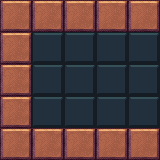

A 2D game scene composited from a Tiled map and its tileset images. What follows is a short description and the map's XML, with every tile layer's data as written:
An orthogonal 5x5 tile map with 32x32 px tiles, 2 tile layers (Tile Back, Tile Map), 2 tilesets.

<map version="1.9" tiledversion="1.9.2" orientation="orthogonal" renderorder="right-down" width="5" height="5" tilewidth="32" tileheight="32" infinite="0" nextlayerid="3" nextobjectid="1">
 <tileset firstgid="1" source="inca_back2.tsx" />
 <tileset firstgid="231" source="inca_front.tsx" />
 <layer id="1" name="Tile Back" width="5" height="5">
  <data encoding="csv">
5,5,5,5,5,
5,5,5,5,5,
5,5,5,5,5,
5,5,5,5,5,
5,5,5,5,5
</data>
 </layer>
 <layer id="2" name="Tile Map" width="5" height="5">
  <data encoding="csv">
235,235,235,235,235,
235,0,0,0,0,
235,0,0,0,0,
235,0,0,0,0,
235,235,235,235,235
</data>
 </layer>
</map>
